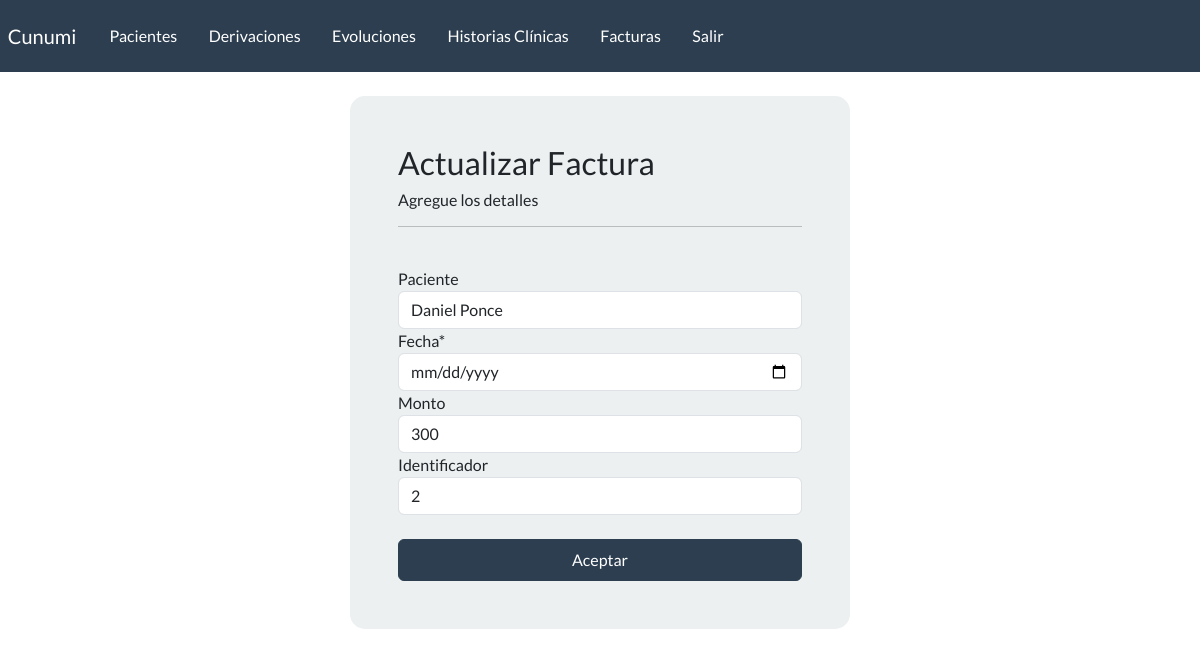
The page /modificar-factura/8/ (signed in) on the database its author committed.
### webapp/models.py (models this page shows, shortened)
class factura(models.Model):
    paciente = models.ForeignKey(paciente, on_delete=models.CASCADE, blank=True)
    fecha = models.DateField(blank=True, null=True)
    monto = models.IntegerField(blank=True)
    identificador = models.IntegerField(blank=True)

### webapp/views.py (the view, shortened to what this page needs)
# urls.py: path('modificar-factura/<id>/', views.modificar_factura, name='modificar_factura'),
@login_required(login_url='my-login')
def modificar_factura(request, id):
    facturaVar = get_object_or_404(factura, id=id)
    data = {
        'form': facturaForm(instance=facturaVar)
    }
    return render(request, 'webapp/factura/modificar.html', data)

### webapp/forms.py
class facturaForm(forms.ModelForm):
    fecha = forms.DateField(widget=forms.DateInput(attrs={'type': 'date'}))
    class Meta:
        model = factura
        fields = '__all__'

### webapp/models.py (called while the page is built)
    def __str__(self):
        return f"{self.nombre} {self.apellido}"

### webapp/templates/webapp/factura/modificar.html (shortened to what this page needs)
{% extends 'webapp/base.html' %}
{% load crispy_forms_tags %}
{% block content %}
<div class="container bg-light shadow-md p-5 form-layout">
    <h3>Actualizar Factura</h3>
    <h6>Agregue los detalles</h6>
    <hr>
    <br>
    <form method="POST" autocomplete="off" >
        {{form|crispy}}
        <br>
        <button type="submit" class="btn btn-primary w-100 btn-block p-2">Aceptar</button>
    </form>
</div>
{% endblock %}

### static/css/styles.css (style rules this page uses)
.form-layout { border-radius: 15px; width: 500px; }

### rows shown on the page
factura: paciente "Daniel Ponce", monto "300", identificador "2"
